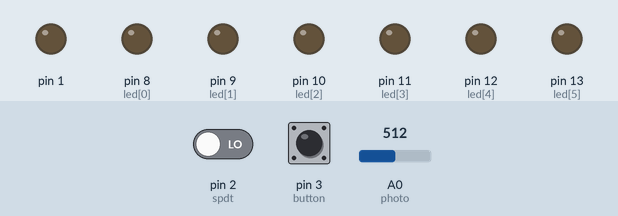
A sketch run on a simulated Arduino Uno, built with avr-gcc and run on an emulated ATmega328P. Shown: output pins drawn as LEDs (lit = HIGH). Inputs (shaded band) come from the test bench; at power-on: A0 (photo) = 512, pin 2 (spdt) LOW, pin 3 (button) LOW.

Above: at 1.2 s.
1.3 s: A0 (photo) set to 53
2.8 s: A0 (photo) set to 47
At 3.2 s:
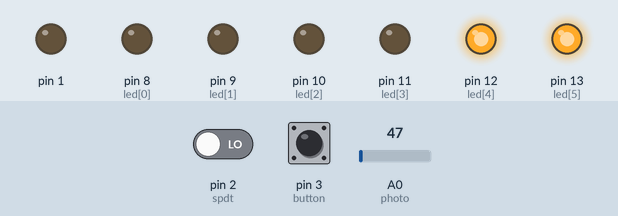
5.8 s: pin 2 (spdt) driven HIGH
At 8.7 s:
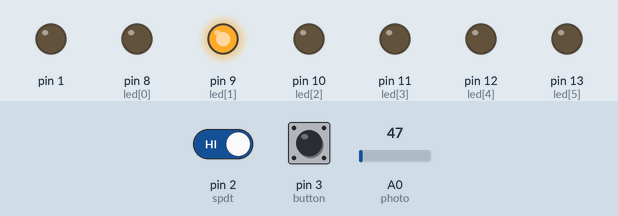
8.8 s: pin 3 (button) pulled HIGH for 3.2 s
At 12.4 s:
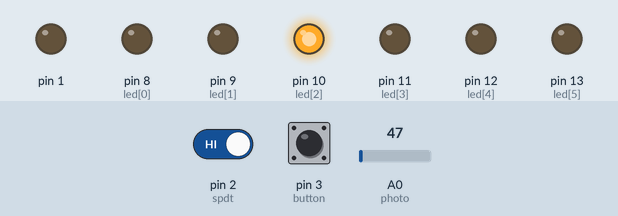
13.5 s: pin 2 (spdt) driven LOW
At 16.4 s:
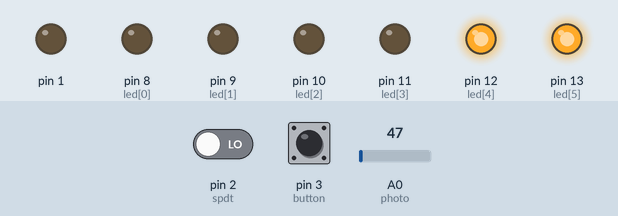
16.5 s: A0 (photo) set to 122
Timing chart, 0 to 20.5 s (numbered marks = the images above; inputs shaded):
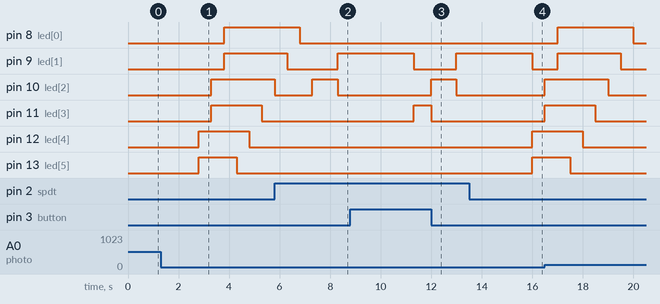

The sketch:

addxandy.ch.ino
```cpp
const int photo=0;
const int spdt=2;
int spdtVal;
const int button=3;
int led[]={8,9,10,11,12,13};

void setup()
{
  pinMode (photo,INPUT);
  pinMode(spdt,INPUT);
  pinMode(button,INPUT);
  int index;
  for(index=0;index<=6;index++)  //for loop
  {
    pinMode(led[index],OUTPUT);
  }

}


void loop()
{
spdtPart1();
}
void spdtPart1()
{
  spdtVal; //stores the state of the spdt switch
  spdtVal= digitalRead(spdt);
  if(spdtVal==HIGH)
  {
    digitalWrite(led[3],HIGH);
    buttonPart2();
  }else if(spdtVal==LOW)
  {
    photoPart3();
  }else
  {
    digitalWrite(led[3],LOW);
  }
}
void buttonPart2()
{
  int index;
  int timer=1000;
  int buttonState;
  buttonState=digitalRead(button);
  if(buttonState==LOW)
  {
    digitalWrite(led[3],LOW);
       for(index=2;index>=1;index--)  //for loop
      {
       digitalWrite(led[index],HIGH);
        if(index==1)
       {
        timer=3000;
       }
       delay(timer);
       digitalWrite(led[index],LOW);
      }
  }

}
void photoPart3()
{
int index;
int lightCal;
int lightVal;
int photo;
int delaytime=500;
lightCal=analogRead(photo);
lightVal==analogRead(photo);
if(lightVal < lightCal - 50)
{
  for(index=0;index<=5;index++)
  {
    digitalWrite(led[index],LOW);
    digitalWrite(led[index-1],LOW);
  }
}else
{
  for(index=5;index>=0;index--)            //for loop
  {
    digitalWrite(led[index],HIGH);
    digitalWrite(led[index-1],HIGH);
    index--;
    delay(delaytime);
  }
  for(index=5;index>=0;index--)
  {
    digitalWrite(led[index],LOW);
    delay(delaytime);
  }
}
}
```

Measured:
- the behaviour switches between 51 and 50 on A0 (photo) (found by bisection; images 0 and 1)
- after the input at 1.3 s, every drawn part: stays the same
- after the input at 2.8 s, pin 8 (led[0]), pin 9 (led[1]): LOW → HIGH after 1.0 s; pin 10 (led[2]): LOW → HIGH after 0.50 s; pin 11 (led[3]): LOW → HIGH after 0.50 s, → LOW 2.0 s later; pin 12 (led[4]): LOW → HIGH at once, → LOW 2.0 s later; pin 13 (led[5]): LOW → HIGH at once, → LOW 1.5 s later
- after the input at 5.8 s, pin 8 (led[0]): goes on until 6.8 s, then stays LOW; pin 11 (led[3]): stays LOW (without the input it goes to HIGH after 2.0 s); pin 12 (led[4]), pin 13 (led[5]): stays LOW (without the input it goes to HIGH after 1.5 s)
- after the input at 8.8 s, pin 11 (led[3]): LOW → HIGH after 2.5 s, → LOW 0.70 s later
- after the input at 13.5 s, pin 10 (led[2]): stays LOW (without the input it goes to HIGH after 2.5 s); pin 12 (led[4]), pin 13 (led[5]): LOW → HIGH after 2.5 s
